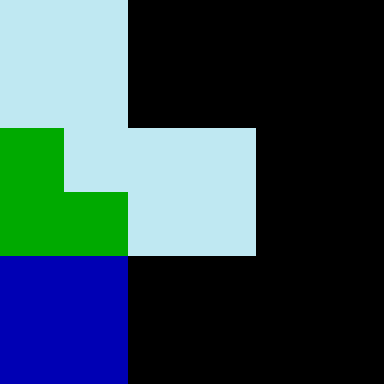
#> input picture inc_encoding/process/img3.png, 384 x 384 px; its folder holds only this picture in this run
$ jupyter execute --allow-errors visualize.ipynb
#> lines starting #> are read from the running program, lines starting #| are printed output that depends on the picture
[cell 1]
import cv2
import os

image_folder = 'process'
video_name = 'process.mp4'

images = [img for img in os.listdir(image_folder) if img.endswith(".png")]
images = sorted(images, key=lambda x: int(x[3:-4]) )
frame = cv2.imread(os.path.join(image_folder, images[0]))
#> frame is the input picture: shape (384, 384, 3); mean B, G, R 80.5, 72.2, 47.8
height, width, layers = frame.shape
#> height = 384; width = 384; layers = 3

video = cv2.VideoWriter(video_name, 0x7634706d, 10, (width,height))

for image in images:
    video.write(cv2.imread(os.path.join(image_folder, image)))

video.write(cv2.imread("img.png"))
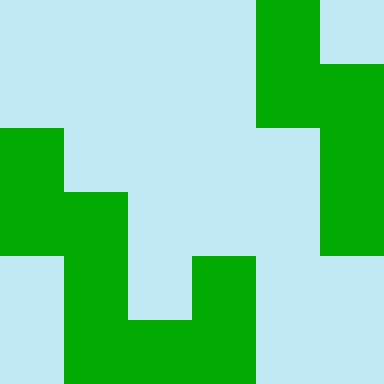
#> input picture inc_encoding/img.png, 384 x 384 px

cv2.destroyAllWindows()
video.release()

[cell 2]
import numpy as np
import matplotlib.pyplot as plt

class Rule:
    def __init__(self, base, neighbour, dir):
        self.base = base
        self.neighbour = tuple(tuple(tuple(int(m*255) for m in k) for k in l) for l in neighbour)
        self.dir = dir

    def __repr__(self) -> str:
        return f"legal(({self.dir[0]}, {self.dir[1]}), {self.base}, {self.neighbour})."

    def __hash__(self):
        return hash(self.__repr__())

    def __eq__(self, other):
        return (isinstance(other, Rule) and
                (self.base == other.base) and
                (self.neighbour == other.neighbour) and
                (self.dir == other.dir))

#> (the rest of this cell did not finish here and is left out)

#> (a cell that did not finish here is left out)

[cell 4]
fig = plt.figure(figsize=(10, 7))

#> (the rest of this cell did not finish here and is left out)

#> (a cell that did not finish here is left out)

[cell 6]
x = np.array([[1, 2, 10], [3, 4, 20]])

tuple(tuple(j for j in i) for i in x)

[cell 7]
import numpy as np
import matplotlib.pyplot as plt
import cv2

sc = 128

grid = np.zeros((8*sc, 8*sc, 4))

data = np.array([
    [
        [1, 0, 0, 1.],
        [1, 0, 0, 1.]
    ],
    [
        [1, 0, 0, 1.],
        [1, 0, 0, 1.]
    ]
])

x, y = 1, 0
n = 2

grid[y*sc:(y+1)*sc, x*sc:(x+1)*sc, :] = cv2.resize(data, dsize=(128, 128), interpolation=cv2.INTER_CUBIC)#data.repeat(sc, axis=0).repeat(sc, axis=1)

x, y = 2, 1
#> (the rest of this cell did not finish here and is left out)

[cell 8]
grid.astype("uint8")[17, 129, :]
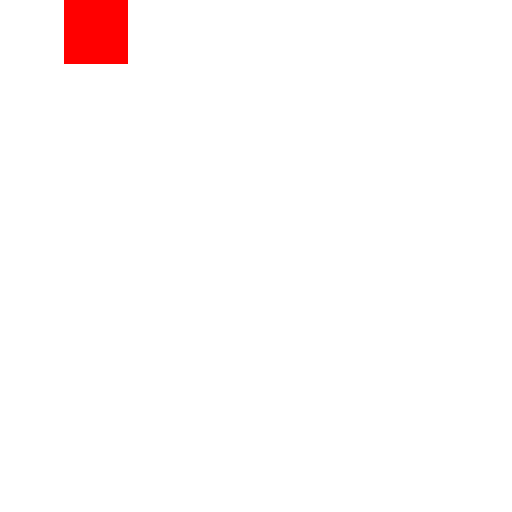
#> grid: shape (1024, 1024, 4) float64 (shown at 1/2 size); mean R, G, B, A 0.0156, 0, 0, 0.0156; transparent parts drawn white

[cell 9]
grid[:-0, :-0, :].shape
#> Out = (0, 0, 4)
